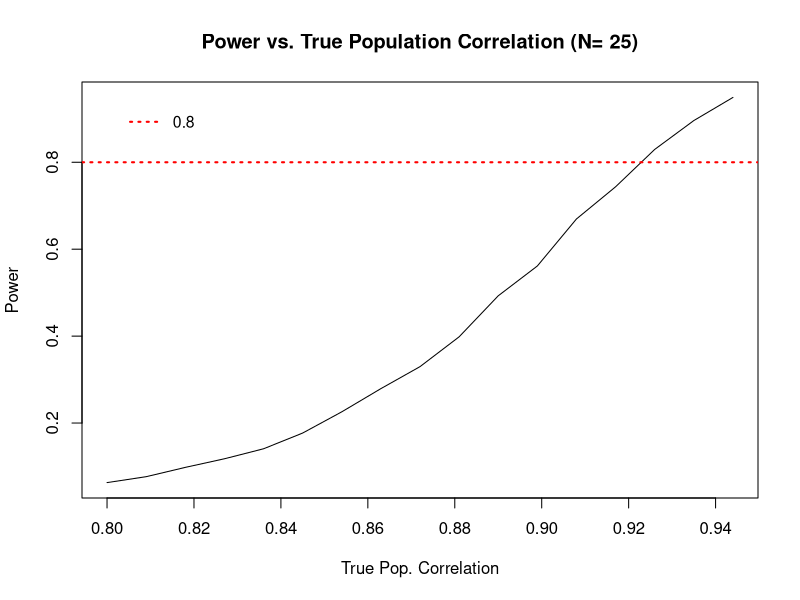

Reproduce this figure in R. (Note: a time limit stopped this script after it produced the figure.)
## ---- chunk 1
suppressPackageStartupMessages(require(mvtnorm))

powerfnc <- function(N, rho){
  # power fnc takes N (sample size) 
  # and rho (true population correlation) as inputs 
null_correlation <- 0.8
R <- 5000

sigma <- array(c(1,rho,rho,1), c(2,2))
mu <- c(0,0)


  detect <- rep(NA, R)
  for(i in 1:R){
    data <- rmvnorm(N, mean = mu, sigma = sigma)
    #measurement A is data[,1]
    #measurement B is data[,2]
    
    # option alternative = "greater" is one-sided 95% confidence interval (default if middle 95% confidence interval)
    results <- cor.test(x = data[,1], y = data[,2], alternative = "greater")
    
    # Tests if lower bound is greater than 0.8
    detect[i] <- results$conf.int[1] > null_correlation
  }
  power <- mean(detect)
  power
  # the output is the power which is the mean that the lower bound is greater than 0.8
}
## ---- chunk 2
N= 25

powerfnc(N,.8)
powerfnc(N,.85)
powerfnc(N,.9)
powerfnc(N,.95)
## ---- chunk 3
powerlist= NA
rho= seq(.8,.95, by= .009)
for(i in 1:length(rho)){
  powerlist[i] <- powerfnc(N, rho[i])
  twofive <- powerlist
}

plot(type="l",x= rho, y=twofive, main= "Power vs. True Population Correlation (N= 25)", ylab= "Power", xlab= "True Pop. Correlation")
abline(h=0.8, col="red", lwd= 2, lty= 3)
legend("topleft", legend = "0.8", col= "red", box.lty= 0,lwd= 2, lty= 3, cex=.95, inset= 0.05)
## ---- chunk 4
N= 50

powerfnc(N,.8)
powerfnc(N,.85)
powerfnc(N,.9)
powerfnc(N,.95)
## ---- chunk 5
powerlist= NA
rho= seq(.8,.95, by= .009)
for(i in 1:length(rho)){
  powerlist[i] <- powerfnc(N, rho[i])
  fifty <- powerlist
}

plot(type="l",x= rho, y=fifty, main= "Power vs. True Population Correlation (N= 50)", ylab= "Power", xlab= "True Pop. Correlation")
abline(h=0.8, col="red", lwd= 2, lty= 3)
legend("topleft", legend = "0.8", col= "red", box.lty= 0,lwd= 2, lty= 3, cex=.85, inset= 0.01)
## ---- chunk 6
N= 75

powerfnc(N,.8)
powerfnc(N,.85)
powerfnc(N,.9)
powerfnc(N,.95)
## ---- chunk 7
powerlist= NA
rho= seq(.8,.95, by= .009)
for(i in 1:length(rho)){
  powerlist[i] <- powerfnc(N, rho[i])
  sevenfive <- powerlist
}

plot(type="l",x= rho, y=sevenfive, main= "Power vs. True Population Correlation (N= 75)", ylab= "Power", xlab= "True Pop. Correlation")
abline(h=0.8, col="red", lwd= 2, lty= 3)
legend("topleft", legend = "0.8", col= "red", box.lty= 0,lwd= 2, lty= 3, cex=.85, inset= 0.01)

## ---- chunk 8
N= 100

powerfnc(N,.8)
powerfnc(N,.85)
powerfnc(N,.9)
powerfnc(N,.95)
## ---- chunk 9
powerlist= NA
rho= seq(.8,.95, by= .009)
for(i in 1:length(rho)){
  powerlist[i] <- powerfnc(N, rho[i])
  hundred <- powerlist
}

plot(type="l",x= rho, y=hundred, main= "Power vs. True Population Correlation (N= 100)", ylab= "Power", xlab= "True Pop. Correlation")
abline(h=0.8, col="red", lwd= 2, lty= 3)
legend("topleft", legend = "0.8", col= "red", box.lty= 0,lwd= 2, lty= 3, cex=.85, inset= 0.01)
## ---- chunk 10
plot(x= rho, y= twofive, type= "l", lwd= 4, col= "pink", main= "Power vs. True Population Correlation", ylab= "Power", xlab= "True Pop. Correlation")
lines(x= rho, y= fifty, col="blue",lty=2, lwd=4)
lines(x= rho, y= sevenfive, col="orange",lty=3, lwd=4)
lines(x= rho, y= hundred, col="green",lty=4, lwd= 4)
abline(h=0.8, col="gray", lwd= 2, lty= 3)
legend("bottomright", title= "Sample Size", legend = c("25", "50", "75", "100"), col= c("pink", "blue", "orange", "green"), box.lty= 1,lwd= 4, lty= c(1,2,3,4), cex=.85, inset= 0.01)
